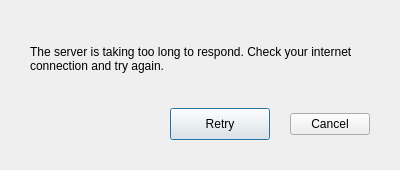
<?xml version="1.0" encoding="UTF-8"?>
<ui version="4.0">
 <class>TimeoutDialog</class>
 <widget class="QDialog" name="TimeoutDialog">
  <property name="geometry">
   <rect>
    <x>0</x>
    <y>0</y>
    <width>400</width>
    <height>170</height>
   </rect>
  </property>
  <property name="windowTitle">
   <string>Connection Issue</string>
  </property>
  <layout class="QVBoxLayout" name="mainLayout">
   <property name="spacing">
    <number>20</number>
   </property>
   <property name="leftMargin">
    <number>30</number>
   </property>
   <property name="topMargin">
    <number>30</number>
   </property>
   <property name="rightMargin">
    <number>30</number>
   </property>
   <property name="bottomMargin">
    <number>30</number>
   </property>
   <item>
    <widget class="QLabel" name="errorLabel">
     <property name="text">
      <string>The server is taking too long to respond. Check your internet connection and try again.</string>
     </property>
     <property name="wordWrap">
      <bool>true</bool>
     </property>
    </widget>
   </item>
   <item>
    <layout class="QHBoxLayout" name="buttonLayout">
     <item>
      <spacer name="hSpacer">
       <property name="orientation">
        <enum>Qt::Horizontal</enum>
       </property>
       <property name="sizeHint" stdset="0">
        <size>
         <width>0</width>
         <height>0</height>
        </size>
       </property>
      </spacer>
     </item>
     <item>
      <widget class="QPushButton" name="retryButton">
       <property name="minimumSize">
        <size>
         <width>100</width>
         <height>32</height>
        </size>
       </property>
       <property name="text">
        <string>Retry</string>
       </property>
      </widget>
     </item>
     <item>
      <widget class="QPushButton" name="cancelButton">
       <property name="text">
        <string>Cancel</string>
       </property>
      </widget>
     </item>
    </layout>
   </item>
  </layout>
 </widget>
 <resources/>
 <connections/>
</ui>
